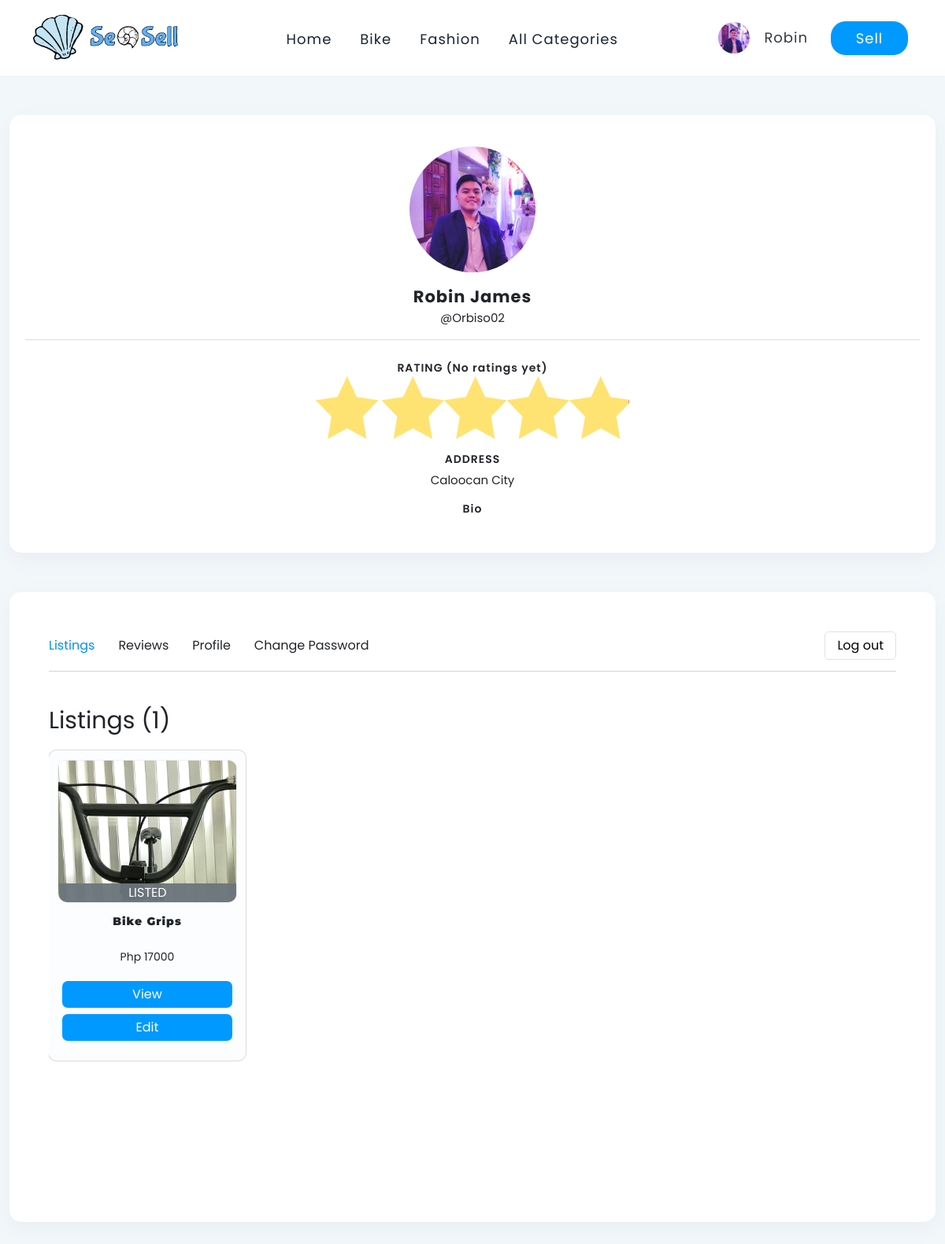
Page /FrontEnd/userform.php (signed in) on the committed database.
### tables this page shows
CREATE TABLE `user` (
  `USER_ID` int(11) NOT NULL,
  `USERNAME` varchar(200) NOT NULL,
  `PASSWORD` varchar(200) NOT NULL,
  `FIRSTNAME` varchar(200) NOT NULL,
  `LASTNAME` varchar(200) NOT NULL,
  `BIO` longtext NOT NULL,
  `REGION` varchar(200) NOT NULL,
  `CITY` varchar(200) NOT NULL,
  `EMAIL_ADDRESS` varchar(200) NOT NULL,
  `MOBILE_NUMBER` varchar(200) NOT NULL,
  `GENDER` varchar(200) NOT NULL,
  `BIRTHDAY` varchar(200) NOT NULL,
  `PROFILE_PIC` varchar(200) NOT NULL,
  `SESSION_KEY` varchar(200) NOT NULL,
  `RATING` varchar(200) NOT NULL,
  `JOINED_DATE` varchar(200) NOT NULL
);

### FrontEnd/includes/functions/fetch.php (called while the page is built, shortened)
<?php
    include "connection.php";
    $id = $_SESSION['id'];
    $sql = "SELECT * FROM user WHERE SESSION_KEY = '$id'";
    $result = mysqli_query($conn,$sql);
    if ($result->num_rows > 0) {
        while($row = $result->fetch_assoc()) {
        $firstname = $row['FIRSTNAME'];
        $profile_pic= $row['PROFILE_PIC'];
        }
    }else{
        $key= "";
    }
?>

### FrontEnd/includes/functions/userprofile.php (called while the page is built, shortened)
<?php
    include "connection.php";
    $id = $session_id;
    $sql = "SELECT * FROM user WHERE SESSION_KEY = '$id'";
    $result = mysqli_query($conn,$sql);
    if ($result->num_rows > 0) {
        while($row = $result->fetch_assoc()) {
            $username_u= $row['USERNAME'];
            $firstname_u = $row['FIRSTNAME'];
            $lastname_u= $row['LASTNAME'];
            $city_u = $row['CITY'];
            $profile_pic_u= $row['PROFILE_PIC'];
            $rates= $row['RATING'];
            if($rates != ""){
                $rate_u = round($rates,1);
                $rate_perc =  $rate_u * 20;
            }else{
                $rate_u = "No ratings yet";
            }
        }
    }else{
    }
?>

### FrontEnd/userform.php (the view, shortened to what this page needs)
<?php
    $sell_id = $_SESSION['seller_id'];
    include"includes/functions/action.php";
    include"php/navbar.php";
    if($sell_id == ""){
      $session_id = $_SESSION['id'];
    }else{
      $session_id = $_SESSION['seller_id'];
    }
    include"includes/functions/userprofile.php";
?>
<!DOCTYPE html>
<html lang="en">
<head>
    <link rel="stylesheet" href="includes/css-bootstrap/bootstrap.min.css">
</head>
<body onload="onload_func()">
  <form action="<?php $_PHP_SELF?>" method="POST" enctype="multipart/form-data" >
    <div class="container-fluid">
        <div class="row">
            <div class="col-xxl-2">
              <div class="container-smbox">
                <img src="includes/images/Profile-pic/<?php echo $profile_pic_u?>" class="user-icon">
                <p class="user-txt"><?php echo $firstname_u ." ".$lastname_u?></p>
                <p class="username-txt">@<?php echo $username_u?></p>
                <hr>
                <p class="sm-txt">RATING (<?=$rate_u?>)</p>
                <svg viewBox="0 0 1000 200" class='rating right'>
                    <defs>
                      <polygon id="star" points="100,0 131,66 200,76 150,128 162,200 100,166 38,200 50,128 0,76 69,66 "/>
                      <clipPath id="stars">
                        <use xlink:href="#star"/>
                        <use xlink:href="#star" x="21%"/>
                        <use xlink:href="#star" x="41%"/>
                        <use xlink:href="#star" x="61%"/>
                        <use xlink:href="#star" x="81%"/>
                      </clipPath>
                    </defs>
                    <rect class='rating__background' clip-path="url(#stars)"></rect>
                    <rect width="<?=$rate_perc?>%" class='rating__value' clip-path="url(#stars)"></rect>
                </svg>
                <br>
                <p class="sm-txt">ADDRESS</p>
                <p class="sm-txt1"><?php echo $city_u?></p>
                <p class="sm-txt">Bio</p>
              </div>
            </div>
            <div class="col-xxl-6">
                <div class="container-box">
                  <div class="category-box">
                    <p class="cat-1-txt" id="a1" onclick="nexttab('tab1','a1')" style="color:#008fee;">Listings</p>
                    <p class="cat-1-txt" id="a2" onclick="nexttab('tab2','a2')">Reviews</p>
                    <input class="cat-3-txt" name="log_out" type="submit" value="Log out" id="logout">
                    <p class="cat-1-txt" id="a3" onclick="nexttab('tab3','a3')">Profile</p>
                    <p class="cat-1-txt" id="a4" onclick="nexttab('tab4','a4')" style="float:none">Change Password</p>
                  </div>
                  <div class="listing tab" id="tab1">
                      <p class="title-txt-listing" id="i">Listings</p>
                      <div class="container-productbox">
                        <?php
                            include "includes/functions/connection.php";
                            if($sell_id == ""){
                              $bike = "AND (bike_product.STATUS = 'LISTED' OR bike_product.STATUS = 'RESERVED') ";
                              $fashion = "AND (fashion_product.STATUS = 'LISTED' OR fashion_product.STATUS = 'RESERVED') ";
                            }
                            $sql = " (SELECT
                            PRODUCT_NAME, PRODUCT_PRICE, product_img.IMG_NAME, user.USERNAME,user.PROFILE_PIC, bike_product.PROD_ID, bike_product.STATUS
                            FROM bike_product
                            JOIN product_img ON bike_product.PROD_ID=product_img.PROD_ID
                            JOIN user ON bike_product.SELLER_ID=user.SESSION_KEY
                            WHERE bike_product.SELLER_ID = '$session_id' AND product_img.IMG_INDEX = 0 ". $bike ."
                            )
                            UNION
                            (
                            SELECT
                                PRODUCT_NAME, PRODUCT_PRICE,fashion_imgs.IMG_NAME, user.USERNAME,user.PROFILE_PIC, fashion_product.PROD_ID, fashion_product.STATUS
                            FROM fashion_product
                            JOIN fashion_imgs ON fashion_product.PROD_ID=fashion_imgs.PROD_ID
                            JOIN user ON fashion_product.SELLER_ID=user.SESSION_KEY
                            WHERE fashion_product.SELLER_ID = '$session_id' AND fashion_imgs.IMG_INDEX = 0 " . $fashion ."
                            );";
                            $result = mysqli_query($conn,$sql);
                            if ($result->num_rows > 0) {
                                while($row = $result->fetch_assoc()) {
                                    $prod_img = $row["IMG_NAME"];
                                    $prod_name = $row["PRODUCT_NAME"];
                                    $prod_prc = $row["PRODUCT_PRICE"];
                                    $prod_id= $row["PROD_ID"];
                                    $product_status = $row['STATUS'];
                                    echo"<div class='product-box'>
                                          <div>
                                            <img src='includes/images/client-product/$prod_img' class='product-img'>
                                            <div class='status_box'>$product_status</div>
                                          </div>
                                          <p class='product-name-txt'>$prod_name</p>
                                          <p class='product-price-txt'>Php $prod_prc</p>
                                          <a href=product.php?id=$prod_id><div class='edit_btn_product'>View</div></a>
                                          <a id='edit' href=Editlisting.php?id=$prod_id><div class='edit_btn_product ed'>Edit</div></a>
                                        </div>";
                                }
                            }else{
                              echo" <div class='message'>
                                      <img src='includes/images/header-background/undraw_empty_cart_co35.svg' class='img_message'>
                                      <p class='message_txt'>@$username_u doesn't have any listings yet</p>
                                    </div>";
                            }
                        ?>
                      </div>
                  </div>
                </div>
            </div>
        </div>
    </div>
  </form>
</body>
</html>

### FrontEnd/php/navbar.php (shortened to what this page needs)
<?php
  include"includes/functions/fetch.php";
?>
<!DOCTYPE html>
<html lang="en">
<head>
</head>
<body>
    <form action="<?php $_PHP_SELF?>" method="POST">
      <div class="container-fluid">
        <div class="row s">
          <div class="col-xxl-10 col-lg-12">
            <nav class="navbar navbar-expand-lg">
              <div class="container-fluid">
                <div>
                  <img src="includes/images/Logo/logo3wcolor1.png" class="logo">
                </div>
                <div class="collapse navbar-collapse" id="navbarTogglerDemo02">
                  <ul class="navbar-nav me-auto mb-2 mb-lg-0 center-div">
                    <li class="nav-item ">
                      <a class="nav-link hover" href="index.php">Home</a>
                    </li>
                    <li class="nav-item">
                      <a class="nav-link hover" href="Bikeform.php">Bike</a>
                    </li>
                    <li class="nav-item">
                      <a class="nav-link hover" href="Fashionform.php">Fashion</a>
                    </li>
                    <li class="nav-item">
                      <a class="nav-link remove hover" href="#">All Categories</a>
                    </li>
                  </ul>
                  <ul class="navbar-nav">
                    <li class="nav-item rem" id = "1" style="display:none">
                      <img src="includes/images/Profile-pic/<?php echo $profile_pic?>"class="user-profile">
                    </li>
                    <li class="nav-item"  id = "2" style="display:none">
                      <input class="nav-link account" type="submit" value="<?php echo $firstname?>" name="user_enter">
                    </li>
                    <li class="nav-item">
                      <a onclick="haha()" id="a" class="nav-link sell-btn" href="listing.php">Sell</a>
                    </li>
                  </ul>
                </div>
              </div>
            </nav>
          </div>
        </div>
      </div>
    </form>
</body>
</html>

### rows in the picture
user: PROFILE_PIC (picture), user_enter "Robin", FIRSTNAME "Robin", LASTNAME "James", USERNAME "Orbiso02", RATING "No ratings yet", CITY "Caloocan City"

### other values in the picture
$product_status "LISTED"
$prod_name "Bike Grips"
$prod_prc "17000"
